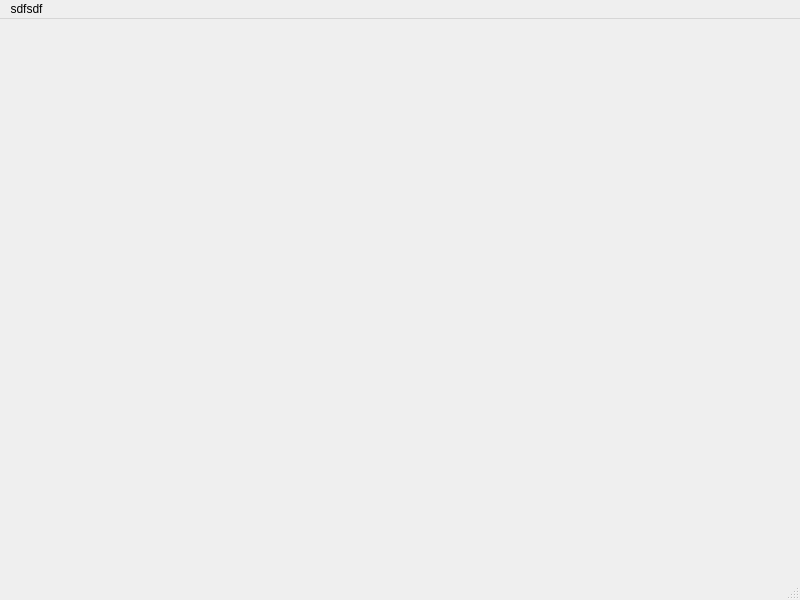
<?xml version="1.0" encoding="UTF-8"?>
<ui version="4.0">
 <class>MainWindow</class>
 <widget class="QMainWindow" name="MainWindow">
  <property name="geometry">
   <rect>
    <x>0</x>
    <y>0</y>
    <width>800</width>
    <height>600</height>
   </rect>
  </property>
  <property name="windowTitle">
   <string>MainWindow</string>
  </property>
  <widget class="QWidget" name="centralwidget"/>
  <widget class="QStatusBar" name="statusbar"/>
  <widget class="QMenuBar" name="menuBar">
   <property name="geometry">
    <rect>
     <x>0</x>
     <y>0</y>
     <width>800</width>
     <height>25</height>
    </rect>
   </property>
   <widget class="QMenu" name="menuSdfsdf">
    <property name="title">
     <string>sdfsdf</string>
    </property>
    <addaction name="actionFhjghj"/>
    <addaction name="actionSdfasdf"/>
    <addaction name="separator"/>
    <addaction name="actionFdgsdfgsdfg"/>
    <addaction name="separator"/>
    <addaction name="actionAdsfasdf"/>
   </widget>
   <addaction name="menuSdfsdf"/>
  </widget>
  <action name="actionFhjghj">
   <property name="text">
    <string>fhjghj</string>
   </property>
  </action>
  <action name="actionSdfasdf">
   <property name="text">
    <string>sdfasdf</string>
   </property>
  </action>
  <action name="actionFdgsdfgsdfg">
   <property name="text">
    <string>fdgsdfgsdfg</string>
   </property>
  </action>
  <action name="actionAdsfasdf">
   <property name="text">
    <string>adsfasdf</string>
   </property>
  </action>
 </widget>
 <resources/>
 <connections/>
</ui>
